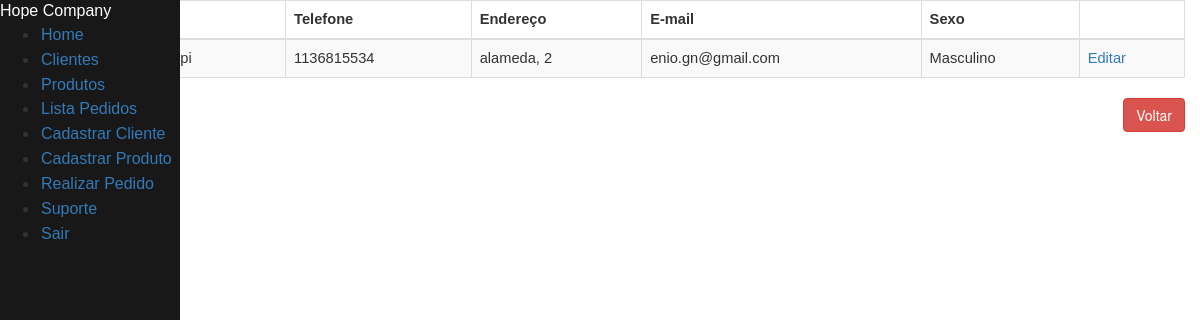
The page /cliente/ on the database as committed earlier.
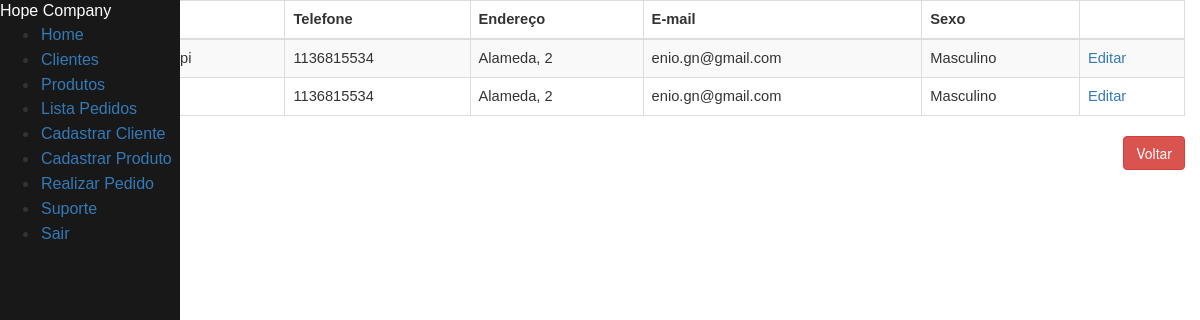
The same page on the database as committed later.
### tables this page shows
CREATE TABLE cliente (
    id_cliente INTEGER PRIMARY KEY AUTOINCREMENT,
    nome VARCHAR(50) NOT NULL,
    sexo VARCHAR(1) NOT NULL,
    telefone CHAR(11) NULL,
    endereco CHAR(100) NULL,
    email CHAR(100) NULL
);

### clientes.py (the view)
@app.route("/cliente/")
def listar_clientes_api():
    return render_template("lista_clientes.html", clientes = listar_clientes())

### clientes.py (called while the page is built)
def row_to_dict(description, row):
    if row == None:
        return None
    d = {}
    for i in range(0, len(row)):
        d[description[i][0]] = row[i]
    return d

def rows_to_dict(description, rows):
    result = []
    for row in rows:
        result.append(row_to_dict(description, row))
    return result

def conectar():
    return sqlite3.connect('clientes.db')

def listar_clientes():
    with closing(conectar()) as con, closing(con.cursor()) as cur:
        cur.execute("SELECT id_cliente, nome, sexo, telefone, endereco, email FROM cliente ORDER BY id_cliente")
        return rows_to_dict(cur.description, cur.fetchall())

### templates/lista_clientes.html (shortened to what this page needs)
{% extends "menu.html" %}
{% block content %}
<div class="container col-md-18">
    <div class="table-responsive" id="sailorTableArea">
        <table id="sailorTable" class="table table-striped table-bordered">
            <thead>
                <tr>
                    <th>ID</th>
                    <th>Nome</th>
                    <th>Telefone</th>
                    <th>Endereço</th>
                    <th>E-mail</th>
                    <th>Sexo</th>
                    <th>&nbsp;</th>
                </tr>
            </thead>
            <tbody>
                {% for cliente in clientes %}
                <tr>
                    <td>{{cliente['id_cliente']}}</td>
                    <td>{{cliente['nome']}}</td>
                    <td>{{cliente['telefone']}}</td>
                    <td>{{cliente['endereco']}}</td>
                    <td>{{cliente['email']}}</td>
                    <td>{% if cliente['sexo'] == 'M' %}Masculino{% else %}Feminino{% endif %}</td>
                    <td><a href="/cliente/{{cliente['id_cliente']}}" class="botao">Editar</a></td>
                </tr>
                {% endfor %}
            </tbody>
        </table>
        </div>
    </div>
    <div class="form-group">
        <label class="col-md-4 control-label" for="btnsalvar"></label>
        <div class="col-md-8 text-right">
            <a id="btncancelar" name="btncancelar" class="btn btn-danger" href="/menu">Voltar</a>
        </div>
    </div>
{% endblock %}

### templates/menu.html (shortened to what this page needs)
<!DOCTYPE html>
<html>
<head>
  {% block head%}
  <link href="//maxcdn.bootstrapcdn.com/bootstrap/3.3.0/css/bootstrap.min.css" rel="stylesheet" id="bootstrap-css">
  <link rel="stylesheet" href="https://unpkg.com/purecss@2.0.3/build/pure-min.css">
{% endblock %}
<header>
    {% block navbar %}
    <nav role="navigation">
    <div class="pure-menu custom-restricted-width" id="menuToggle">
        <span class="pure-menu-heading">Hope Company</span>
        <ul class="pure-menu-list">
            <li class="pure-menu-item">
                <a href="/menu/" class="pure-menu-link">Home</a>
            </li>
            <li class="pure-menu-item">
                <a href="/cliente" class="pure-menu-link">Clientes</a>
            </li>
            <li class="pure-menu-item">
                <a href="/produto" class="pure-menu-link">Produtos</a>
            </li>
            <li class="pure-menu-item">
                <a href="/pedido" class="pure-menu-link">Lista Pedidos</a>
            </li>
            <li class="pure-menu-item">
                <a href="/cliente/novo" class="pure-menu-link">Cadastrar Cliente</a>
            </li>
            <li class="pure-menu-item">
                <a href="/produto/novo" class="pure-menu-link">Cadastrar Produto</a>
            </li>
            <li class="pure-menu-item">
                <a href="/pedido/novo/" class="pure-menu-link">Realizar Pedido</a>
            </li>
            <li class="pure-menu-item">
                <a href="/suporte/" class="pure-menu-link">Suporte</a>
            </li>
            <li class="pure-menu-item">
                <a href="/" class="pure-menu-link">Sair</a>
            </li>
        </ul>
    </div>
</nav>
</header>
{% endblock %}
<body onload="atualizaRelogio()">
    {% block body%}
        <section>
            {% block content%}{% endblock %}
        </section>
    {% endblock %}
</body>
</html>

### templates/menu.html (style rules this page uses)
body { background-color: #ffffff; }
.custom-restricted-width { display: inline-block; background-color: #191818; width: 180px; }
.pure-menu-heading { font-family: Arial, Helvetica, sans-serif; font-size: 12pt; color: white; }
.pure-menu-link { font-family: Arial, Helvetica, sans-serif; font-size: 12pt; }
.pure-menu { height: 100%; position: absolute; }
.pure-menu-item { padding: 1px; }
section { float: right; }
table { font-family: Arial, Helvetica, sans-serif; font-weight: normal; font-size: 11pt; }

Rows that differ between the two databases and show on the page:
changed cliente (number 1 of 2 on the later page): endereco "alameda, 2" → "Alameda, 2"
added cliente: telefone "1136815534", endereco "Alameda, 2", email "enio.gn@gmail.com", sexo "Masculino"
